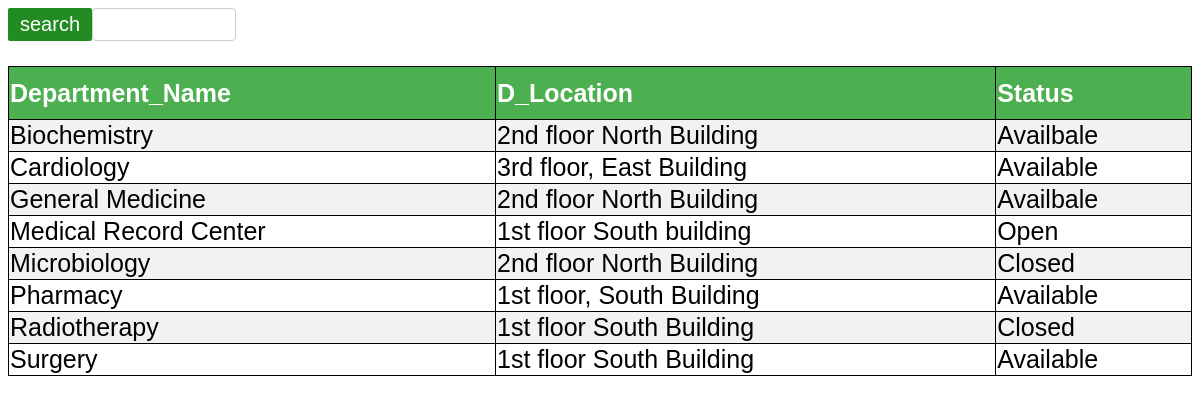
The page /HMS/display/disy-dept.php on the database its author committed.
### tables this page shows
CREATE TABLE `department` (
  `department_name` varchar(50) NOT NULL,
  `d_location` varchar(50) DEFAULT NULL,
  `status` varchar(50) DEFAULT NULL
);

### HMS/display/disy-dept.php (the view, shortened to what this page needs)
<!DOCTYPE html>
<html>
<head>
</head>
<body>
     <div class="container">
		<form action="search-depart.php" method="post">
			<input type="text" name="search" >
			<button class="btn">search</button>
        </form>
    </div>
	<table>
		<tr class="break">
			<th class="b1">Department_Name</th>
			<th class="b2">D_Location</th>
			<th class="b3">Status</th>
		</tr>
		<?php
      $conn =mysqli_connect("localhost", "root", "", "hospital");
            $sql = "SELECT department_name,d_location, status FROM department";
            $result = $conn->query($sql);
            if ($result->num_rows > 0) {
            while($row = $result->fetch_assoc()) {
            echo "<tr><td> " . $row["department_name"]. " </td><td>" . $row["d_location"]. "</td><td>" .$row["status"]."</td></tr>";
                  }
              echo"</table>";
               }
              else {
              echo "0 results";
              }
      ?>
</body>
</html>

### HMS/display/disy-dept.php (style rules this page uses)
.btn { background-color: #228B22; color: white; padding: 5px 12px; border: none; border-radius: 2px; cursor: pointer; float: left; font-size:20px; }
input[type=text] { width: 10%; padding: 8px 12px; border: 1px solid #ccc; border-radius: 4px; resize: vertical; margin-bottom:10px; }
.container { padding-bottom:15px; }
table { border-collapse:collapse; color:black; width:100%; font-family:sans-serif; font-size:25px; text-align:left; padding-left:15px; }
table,th,td { border:1px solid black; }
th { background-color:#4CAF50; color:white; height:50px; }
td { height:10px; vertical-align:bottom; }
tr:nth-child(even) { background-color: #f2f2f2 }

### rows shown on the page
department: department_name "Biochemistry", d_location "2nd floor North Building", status "Availbale"
department: department_name "Cardiology", d_location "3rd floor, East Building", status "Available"
department: department_name "General Medicine", d_location "2nd floor North Building", status "Availbale"
department: department_name "Medical Record Center", d_location "1st floor South building", status "Open"
department: department_name "Microbiology", d_location "2nd floor North Building", status "Closed"
department: department_name "Pharmacy", d_location "1st floor, South Building", status "Available"
department: department_name "Radiotherapy", d_location "1st floor South Building", status "Closed"
department: department_name "Surgery", d_location "1st floor South Building", status "Available"
